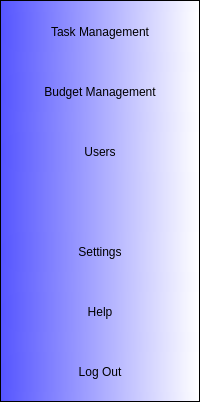
        <widget class="QFrame" name="lateral_bt_container">
         <property name="minimumSize">
          <size>
           <width>200</width>
           <height>0</height>
          </size>
         </property>
         <property name="maximumSize">
          <size>
           <width>0</width>
           <height>16777215</height>
          </size>
         </property>
         <property name="layoutDirection">
          <enum>Qt::LeftToRight</enum>
         </property>
         <property name="autoFillBackground">
          <bool>false</bool>
         </property>
         <property name="styleSheet">
          <string notr="true">
QFrame{
background-color: qlineargradient(spread:pad, x1:0, y1:0.545, x2:1, y2:0.545, stop:0 rgba(85, 85, 255, 255), stop:1 rgba(255, 255, 255, 255))
}



QPushButton{
background-color: qlineargradient(spread:pad, x1:0, y1:0.545, x2:1, y2:0.545, stop:0 rgba(85, 85, 255, 255), stop:1 rgba(255, 255, 255, 255));
border-top-left-radius: 20px;
border-bottom-left-radius: 20px;

font: 75 12pt &quot;Arial Narrow&quot;;
	
}

QPushButton:hover{
background-color: white;
border-top-left-radius: 20px;
border-bottom-left-radius: 20px;

font: 75 12pt &quot;Arial Narrow&quot;;
}</string>
         </property>
         <property name="frameShape">
          <enum>QFrame::StyledPanel</enum>
         </property>
         <property name="frameShadow">
          <enum>QFrame::Plain</enum>
         </property>
         <layout class="QVBoxLayout" name="verticalLayout_2">
          <property name="spacing">
           <number>20</number>
          </property>
          <property name="leftMargin">
           <number>0</number>
          </property>
          <property name="rightMargin">
           <number>0</number>
          </property>
          <property name="bottomMargin">
           <number>9</number>
          </property>
          <item>
           <widget class="QPushButton" name="bt_task">
            <property name="minimumSize">
             <size>
              <width>0</width>
              <height>40</height>
             </size>
            </property>
            <property name="contextMenuPolicy">
             <enum>Qt::DefaultContextMenu</enum>
            </property>
            <property name="layoutDirection">
             <enum>Qt::LeftToRight</enum>
            </property>
            <property name="text">
             <string>Task Management</string>
            </property>
            <property name="icon">
             <iconset>
              <normaloff>Media/taskC.png</normaloff>Media/taskC.png</iconset>
            </property>
            <property name="iconSize">
             <size>
              <width>32</width>
              <height>32</height>
             </size>
            </property>
           </widget>
          </item>
          <item>
           <widget class="QPushButton" name="bt_budget">
            <property name="minimumSize">
             <size>
              <width>0</width>
              <height>40</height>
             </size>
            </property>
            <property name="toolTipDuration">
             <number>0</number>
            </property>
            <property name="styleSheet">
             <string notr="true"/>
            </property>
            <property name="text">
             <string>Budget Management</string>
            </property>
            <property name="icon">
             <iconset>
              <normaloff>Media/budget.png</normaloff>Media/budget.png</iconset>
            </property>
            <property name="iconSize">
             <size>
              <width>32</width>
              <height>32</height>
             </size>
            </property>
           </widget>
          </item>
          <item>
           <widget class="QPushButton" name="bt_users">
            <property name="minimumSize">
             <size>
              <width>0</width>
              <height>40</height>
             </size>
            </property>
            <property name="styleSheet">
             <string notr="true"/>
            </property>
            <property name="text">
             <string>Users</string>
            </property>
            <property name="icon">
             <iconset>
              <normaloff>Media/users.svg</normaloff>Media/users.svg</iconset>
            </property>
            <property name="iconSize">
             <size>
              <width>32</width>
              <height>32</height>
             </size>
            </property>
           </widget>
          </item>
          <item>
           <spacer name="lateral_bt_container_spacer">
            <property name="orientation">
             <enum>Qt::Vertical</enum>
            </property>
            <property name="sizeHint" stdset="0">
             <size>
              <width>20</width>
              <height>40</height>
             </size>
            </property>
           </spacer>
          </item>
          <item>
           <widget class="QPushButton" name="bt_settings">
            <property name="minimumSize">
             <size>
              <width>0</width>
              <height>40</height>
             </size>
            </property>
            <property name="styleSheet">
             <string notr="true"/>
            </property>
            <property name="text">
             <string>Settings</string>
            </property>
            <property name="icon">
             <iconset>
              <normaloff>Media/settings.svg</normaloff>Media/settings.svg</iconset>
            </property>
            <property name="iconSize">
             <size>
              <width>32</width>
              <height>32</height>
             </size>
            </property>
           </widget>
          </item>
          <item>
           <widget class="QPushButton" name="bt_help">
            <property name="minimumSize">
             <size>
              <width>0</width>
              <height>40</height>
             </size>
            </property>
            <property name="styleSheet">
             <string notr="true"/>
            </property>
            <property name="text">
             <string>Help</string>
            </property>
            <property name="icon">
             <iconset>
              <normaloff>Media/help.svg</normaloff>Media/help.svg</iconset>
            </property>
            <property name="iconSize">
             <size>
              <width>32</width>
              <height>32</height>
             </size>
            </property>
           </widget>
          </item>
          <item>
           <widget class="QPushButton" name="bt_log_out">
            <property name="minimumSize">
             <size>
              <width>0</width>
              <height>40</height>
             </size>
            </property>
            <property name="styleSheet">
             <string notr="true"/>
            </property>
            <property name="text">
             <string>Log Out</string>
            </property>
            <property name="icon">
             <iconset>
              <normaloff>Media/log-out.svg</normaloff>Media/log-out.svg</iconset>
            </property>
            <property name="iconSize">
             <size>
              <width>32</width>
              <height>32</height>
             </size>
            </property>
           </widget>
          </item>
         </layout>
        </widget>
